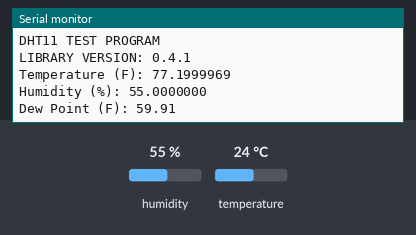
Recording of a sketch running on a simulated Arduino Uno, built with avr-gcc and run on an emulated ATmega328P. On the bench: the last lines printed to the serial monitor. Inputs (shaded band) come from the test bench; at power-on: humidity 55 %, temperature 24 °C.

Above: at 1.7 s.
1.8 s: humidity set to 22 %
At 4.8 s:
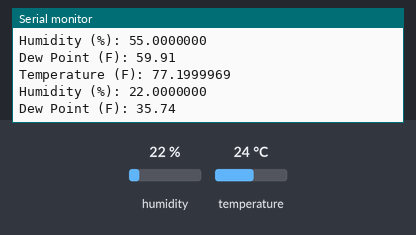
5.7 s: temperature set to 12 °C
At 7.2 s:
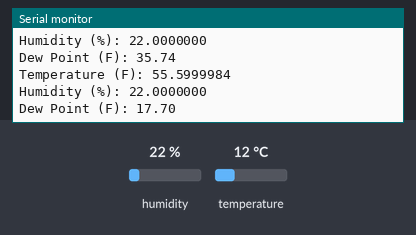
9.6 s: humidity set to 40 %
At 10.8 s:
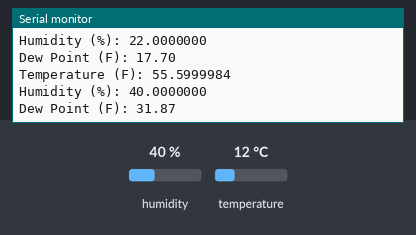
Timing chart, 0 to 12.6 s (numbered marks = the images above; inputs shaded):
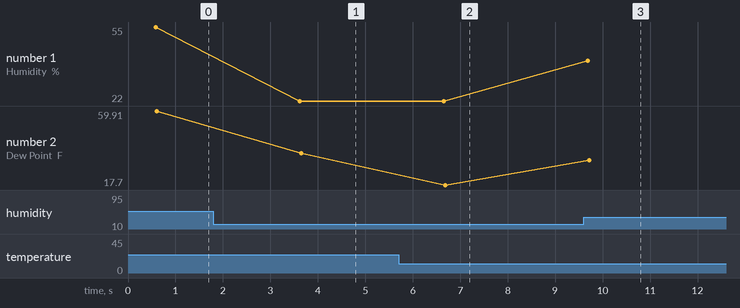

Measured:
- after the input at 1.8 s, the serial monitor: prints a new line after 1.8 s (image 1)
- after the input at 5.7 s, the serial monitor: prints a new line after 0.92 s (image 2)
- after the input at 9.6 s, the serial monitor: prints a new line after 0.09 s (image 3)
- plotted number 1: 55 → 22 after the input at 1.8 s, 22 → 40 after the input at 9.6 s
- plotted number 2: 59.91 → 35.74 after the input at 1.8 s, 35.74 → 17.7 after the input at 5.7 s, 17.7 → 31.87 after the input at 9.6 s

The sketch:

dhtll_temp_humdidity.ino
```cpp
//
//   FILE:  dht11_temp_humidity.ino
//   PURPOSE: Read temp and humidity and return in F and % to serial out.
//   The pin out and attaching the dht-11 to the arduino is easy.  The
//   bread board lines are +,_ and data <pin assigned>. The vcc attaches
//   to arduino 5 volt and ground goes to ground.  A good diagram can be
//   found here: https://brainy-bits.com/tutorials/dht11-tutorial/
//   THe plain sensor adds a 5 k pull up resistor to the data line as
//   pictured here: http://learning.grobotronics.com/2013/07/measuring-humidity-with-dht11-sensor/
//
#include <dht11.h>

dht11 DHT11;
#define DHT11_PIN 7
int correction = 2;// correction for my specific dht11 so it matches another thermometer
// in the house. This probably will not be necessary in your case.

// **** Functions ****
//Celsius to Fahrenheit conversion
double Fahrenheit(double celsius)
{
	return 1.8 * celsius + 32 + correction;
}

double dewPointFast(double celsius, double humidity)// converted to F
{
	double a = 17.271;
	double b = 237.7;
	double temp = (a * celsius) / (b + celsius) + log(humidity*0.01);
	double Td = (b * temp) / (a - temp);
  return 1.8 * Td + 32 + correction;
}


void setup()
{
  Serial.begin(9600);
  delay(500);//Delay to let system boot
  Serial.println("DHT11 TEST PROGRAM ");
  Serial.print("LIBRARY VERSION: ");
  Serial.println(DHT11LIB_VERSION);
  Serial.println();
}

void loop()
{
  Serial.println("\n");

  int chk = DHT11.read(DHT11_PIN);

  Serial.print("Temperature (F): ");
  Serial.println(Fahrenheit(DHT11.temperature), DHT11_PIN);

  Serial.print("Humidity (%): ");
  Serial.println((float)DHT11.humidity, DHT11_PIN);

  Serial.print("Dew Point (F): ");//fast version
  Serial.println(dewPointFast(DHT11.temperature, DHT11.humidity));

  delay(3000);
}

// END OF FILE
```
